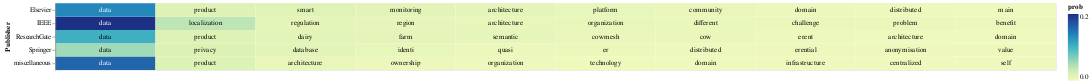

Notebook code for this chart:
### Code cell
# Select the top terms for each PDF
top_terms_df_publisher = result_df_publisher.groupby('Publisher').head(10)

# Add a small random value to 'idf_value' for better visualization
top_terms_df_publisher['prob'] = top_terms_df_publisher['prob'] + np.random.rand(top_terms_df_publisher.shape[0]) * 0.0001

# Create a base chart
base = alt.Chart(top_terms_df_publisher).encode(
    x=alt.X('rank:O', axis=None),  # Use rank for x-axis
    y='Publisher:N',
    color=alt.Color('prob:Q', scale=alt.Scale(scheme='viridis')),
    text='topic_word:N'  # Corrected column name to 'topic_word'
).transform_window(
    rank="rank()",
    sort=[alt.SortField("prob", order="descending")],
    groupby=["Publisher"]
)

# Create a heatmap
heatmap = base.mark_rect().encode(
    color='prob:Q',
)

# Create text labels with conditional color
text = base.mark_text(baseline='middle').encode(
    text='topic_word:N',
    color=alt.condition(alt.datum.prob >= 0.1, alt.value('white'), alt.value('black'))
)

# Display the heatmap and text labels
chart_lda_publisher = (heatmap + text).properties(width=1500)
chart_lda_publisher

### Figure 1 — Vega-Lite specification as saved in the notebook (floating-point values rounded to 4 significant figures)
{"config": {"view": {"continuousWidth": 300, "continuousHeight": 300}}, "layer": [{"mark": {"type": "rect"}, "encoding": {"color": {"field": "prob", "type": "quantitative"}, "text": {"field": "topic_word", "type": "nominal"}, "x": {"axis": null, "field": "rank", "type": "ordinal"}, "y": {"field": "Publisher", "type": "nominal"}}, "transform": [{"window": [{"op": "rank", "field": "", "as": "rank"}], "groupby": ["Publisher"], "sort": [{"field": "prob", "order": "descending"}]}]}, {"mark": {"type": "text", "baseline": "middle"}, "encoding": {"color": {"condition": {"test": "(datum.prob >= 0.1)", "value": "white"}, "value": "black"}, "text": {"field": "topic_word", "type": "nominal"}, "x": {"axis": null, "field": "rank", "type": "ordinal"}, "y": {"field": "Publisher", "type": "nominal"}}, "transform": [{"window": [{"op": "rank", "field": "", "as": "rank"}], "groupby": ["Publisher"], "sort": [{"field": "prob", "order": "descending"}]}]}], "data": {"name": "data-83094293f03d90335915013125c6dd26"}, "width": 1500, "$schema": "https://vega.github.io/schema/vega-lite/v5.15.1.json", "datasets": {"data-83094293f03d90335915013125c6dd26": [{"Publisher": "IEEE", "topic_word": "data", "prob": 0.156}, {"Publisher": "IEEE", "topic_word": "localization", "prob": 0.03484}, {"Publisher": "IEEE", "topic_word": "regulation", "prob": 0.01279}, {"Publisher": "IEEE", "topic_word": "region", "prob": 0.01165}, {"Publisher": "IEEE", "topic_word": "architecture", "prob": 0.01098}, {"Publisher": "IEEE", "topic_word": "organization", "prob": 0.01092}, {"Publisher": "IEEE", "topic_word": "different", "prob": 0.00918}, {"Publisher": "IEEE", "topic_word": "challenge", "prob": 0.008916}, {"Publisher": "IEEE", "topic_word": "problem", "prob": 0.008803}, {"Publisher": "IEEE", "topic_word": "benefit", "prob": 0.008214}, {"Publisher": "Springer", "topic_word": "data", "prob": 0.04541}, {"Publisher": "Springer", "topic_word": "privacy", "prob": 0.01952}, {"Publisher": "Springer", "topic_word": "database", "prob": 0.01455}, {"Publisher": "Springer", "topic_word": "identi", "prob": 0.01097}, {"Publisher": "Springer", "topic_word": "quasi", "prob": 0.008206}, {"Publisher": "Springer", "topic_word": "er", "prob": 0.007658}, {"Publisher": "Springer", "topic_word": "distributed", "prob": 0.006712}, {"Publisher": "Springer", "topic_word": "erential", "prob": 0.006403}, {"Publisher": "Springer", "topic_word": "anonymisation", "prob": 0.0062}, {"Publisher": "Springer", "topic_word": "value", "prob": 0.006129}, {"Publisher": "ResearchGate", "topic_word": "data", "prob": 0.08365}, {"Publisher": "ResearchGate", "topic_word": "product", "prob": 0.01731}, {"Publisher": "ResearchGate", "topic_word": "dairy", "prob": 0.01381}, {"Publisher": "ResearchGate", "topic_word": "farm", "prob": 0.01243}, {"Publisher": "ResearchGate", "topic_word": "semantic", "prob": 0.01204}, {"Publisher": "ResearchGate", "topic_word": "cowmesh", "prob": 0.008976}, {"Publisher": "ResearchGate", "topic_word": "cow", "prob": 0.008779}, {"Publisher": "ResearchGate", "topic_word": "erent", "prob": 0.006573}, {"Publisher": "ResearchGate", "topic_word": "architecture", "prob": 0.005552}, {"Publisher": "ResearchGate", "topic_word": "domain", "prob": 0.005429}, {"Publisher": "Elsevier", "topic_word": "data", "prob": 0.1067}, {"Publisher": "Elsevier", "topic_word": "product", "prob": 0.01768}, {"Publisher": "Elsevier", "topic_word": "smart", "prob": 0.01619}, {"Publisher": "Elsevier", "topic_word": "monitoring", "prob": 0.01356}, {"Publisher": "Elsevier", "topic_word": "architecture", "prob": 0.01248}, {"Publisher": "Elsevier", "topic_word": "platform", "prob": 0.01076}, {"Publisher": "Elsevier", "topic_word": "community", "prob": 0.01038}, {"Publisher": "Elsevier", "topic_word": "domain", "prob": 0.007926}, {"Publisher": "Elsevier", "topic_word": "distributed", "prob": 0.00663}, {"Publisher": "Elsevier", "topic_word": "main", "prob": 0.005417}, {"Publisher": "miscellaneous", "topic_word": "data", "prob": 0.1249}, {"Publisher": "miscellaneous", "topic_word": "product", "prob": 0.01892}, {"Publisher": "miscellaneous", "topic_word": "architecture", "prob": 0.01035}, {"Publisher": "miscellaneous", "topic_word": "ownership", "prob": 0.008243}, {"Publisher": "miscellaneous", "topic_word": "organization", "prob": 0.007389}, {"Publisher": "miscellaneous", "topic_word": "technology", "prob": 0.005953}, {"Publisher": "miscellaneous", "topic_word": "domain", "prob": 0.005482}, {"Publisher": "miscellaneous", "topic_word": "infrastructure", "prob": 0.005333}, {"Publisher": "miscellaneous", "topic_word": "self", "prob": 0.00502}, {"Publisher": "miscellaneous", "topic_word": "centralized", "prob": 0.005062}]}}
